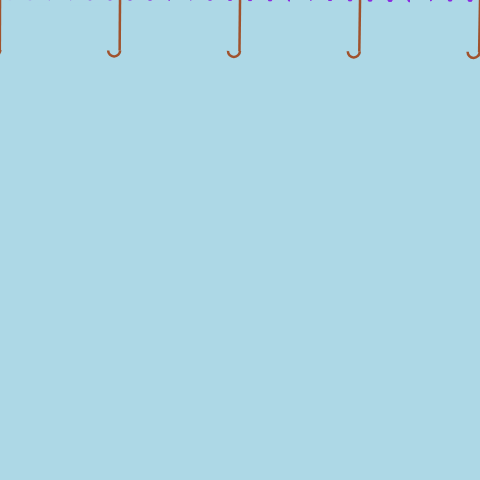
Frame 1 (no input)
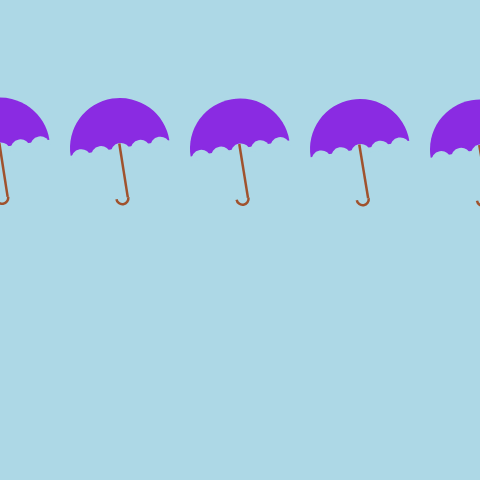
Frame 60 (no input)
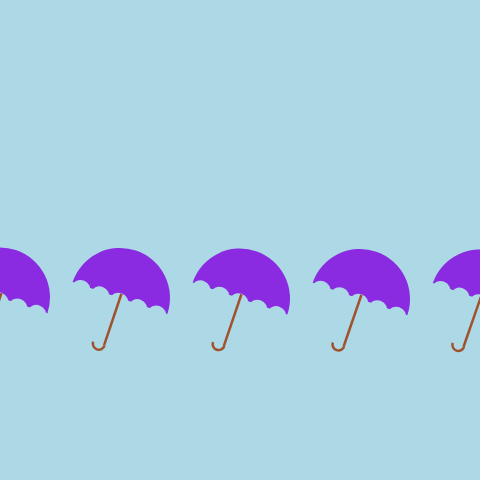
Frame 120 (the mouse pressed at the canvas centre since frame 60)

The p5.js sketch that drew these frames (run headless with seeded random() and noise() and a simulated clock; from frame 60 on, the mouse is pressed at the canvas centre):

// p5.js sketch
// ── sketch.js
var swingAngle = 0;
var swingsPerFrame = .2;

var x = 240;
var y = 0;


function setup() {
  createCanvas(480, 480);
  angleMode(DEGREES);
  ellipseMode(RADIUS);
}

function draw() {
  background('lightblue');

  x = 0;
  while (x <= width) {


    push();
    swingAngle = swingAngle + swingsPerFrame;
    translate(x, y)
    rotate(swingAngle);
    swingUmbrell(0, 0, .5);

    pop();

    if (swingAngle > 25) {
      swingsPerFrame = swingsPerFrame * -1;
    }
    else if (swingAngle < -25) {
      swingsPerFrame = swingsPerFrame * -1;
    }


    y = y + .5;

    if (y > height + 100) {
      y = -100;
    }

    x = x + 120;
  }
}

function swingUmbrell(x, y, s) {
  drawUmbrella(x, y, s);
}

function drawUmbrella(x, y, s) {
  var width = 200;
  var radius = width / 2;

  push();

  // make the origin the center of the umbrella
  translate(x, y);
  scale(s);

  // draw purple umbrella
  noStroke();
  fill(138, 43, 226);

  arc(0, 0, radius, radius, 180, 0);

  push();

  // make the origin the bottom left corner of the umbrella
  translate(-radius + 20, 10);
  fill('lightblue');

  var i = 0;
  while (i < 5) {
    // draw blue circles to cut out the umbrella
    arc(40 * i, 0, 20, 20, 180, 0);
    i++;
  }

  pop();

  // draw handle
  noFill();
  strokeCap(SQUARE);
  stroke(160, 82, 45);
  strokeWeight(5);
  line(0, -9, 0, 100);

  arc(-11, 100, 12, 12, 360, 180);

  pop();
}
